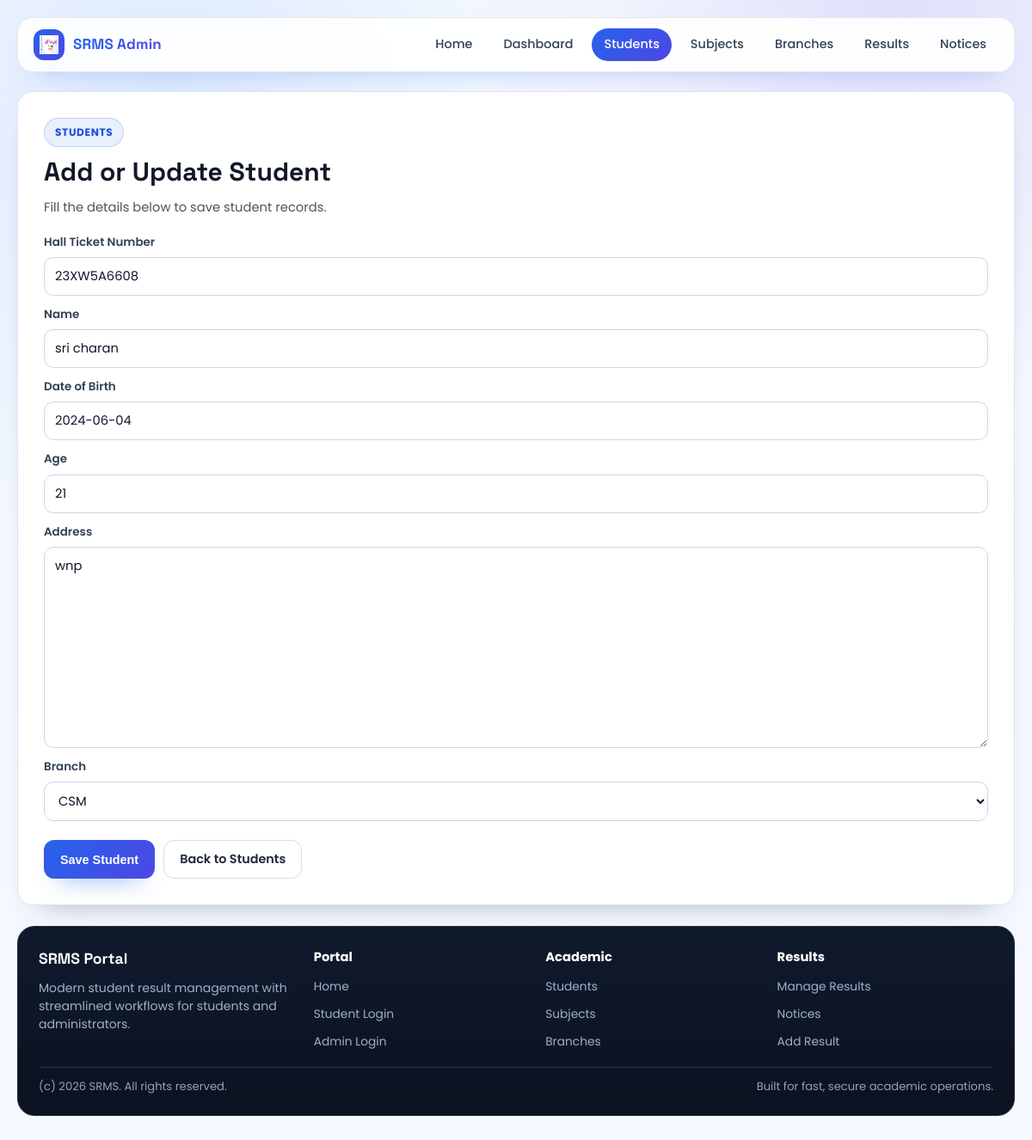
/student/1/update/, run on the app's committed database.
### result/models.py (models this page shows, shortened)
class Student(models.Model):
    HallTicketNo=models.CharField(max_length=225,unique=True)
    name=models.CharField(max_length=225)
    dob=models.DateField(("Date"))
    age=models.IntegerField()
    address=models.TextField(max_length=225)
    branchName=models.ForeignKey("Branches",on_delete=models.CASCADE,default=2)

class Branches(models.Model):
    branchName=models.CharField(max_length=225)
    branchCode=models.IntegerField()
    creationDate=models.DateField(default=date.today)
    def __str__(self):
        return self.branchName

### result/views.py (the view)
# urls.py: path('student/<int:pk>/update/',views.StudentUpdate.as_view(),name="student_update"),
class StudentUpdate(UpdateView):
    template_name = "create_student.html"
    form_class = CreateStudent
    model = Student
    success_url=reverse_lazy('display_students')

### result/forms.py (shortened to what this page needs)
class CreateStudent(ModelForm):
    class Meta:
        model=Student
        fields=['HallTicketNo','name','dob','age','address','branchName']
        labels={'HallTicketNo':'HALL TICKET NO','name':'NAME','dob':'NAME',
        'age':'AGE','address':'ADDRESS','branchName':'BRANCH'}
        widgets = {
            'region': forms.ChoiceField(
            widget=forms.Select(attrs={'class':'select'})
            ),
            }

### result/templates/create_student.html (shortened to what this page needs)
{% load static %}
<!DOCTYPE html>
<html lang="en">
<head>
    <link rel="stylesheet" href="{% static 'modern_ui.css' %}">
</head>
<body>
<div class="page-shell">
    <div class="container">
        <header class="site-header">
            <div class="site-header-inner">
                <a class="brand" href="{% url 'base' %}">
                    <span class="brand-mark"><img src="{% static 'jntuh_logo.png' %}" alt="SRMS"></span>
                    <span>SRMS Admin</span>
                </a>
                <nav class="nav-links" aria-label="Admin Navigation">
                    <a class="nav-link" href="{% url 'base' %}">Home</a>
                    <a class="nav-link" href="{% url 'admin_page' %}">Dashboard</a>
                    <a class="nav-link active" href="{% url 'display_students' %}">Students</a>
                    <a class="nav-link" href="{% url 'manage_subjects' %}">Subjects</a>
                    <a class="nav-link" href="{% url 'manage_branches' %}">Branches</a>
                    <a class="nav-link" href="{% url 'manage_results' %}">Results</a>
                    <a class="nav-link" href="{% url 'manage_notices' %}">Notices</a>
                </nav>
            </div>
        </header>
        <main class="main-stack">
            <section class="panel">
                <span class="badge">Students</span>
                <h2>Add or Update Student</h2>
                <p class="panel-subtitle">Fill the details below to save student records.</p>
                <form method="POST" class="form-grid">
                    <div class="form-group">
                        <label for="id_HallTicketNo">Hall Ticket Number</label>
                        {{ form.HallTicketNo }}
                    </div>
                    <div class="form-group">
                        <label for="id_name">Name</label>
                        {{ form.name }}
                    </div>
                    <div class="form-group">
                        <label for="id_dob">Date of Birth</label>
                        {{ form.dob }}
                    </div>
                    <div class="form-group">
                        <label for="id_age">Age</label>
                        {{ form.age }}
                    </div>
                    <div class="form-group">
                        <label for="id_address">Address</label>
                        {{ form.address }}
                    </div>
                    <div class="form-group">
                        <label for="id_branchName">Branch</label>
                        {{ form.branchName }}
                    </div>
                    <div class="form-actions">
                        <button class="btn btn-primary" type="submit">Save Student</button>
                        <a class="btn btn-secondary" href="{% url 'display_students' %}">Back to Students</a>
                    </div>
                </form>
            </section>
        </main>
        {% include "partials/site_footer.html" %}
    </div>
</div>
</body>
</html>

### result/static/modern_ui.css (style rules this page uses)
:root { --bg: #f6f9ff; --surface: #ffffff; --surface-soft: #f8fbff; --text: #111827; --muted: #4b5563; --line: #dbe5f5; --blue-500: #2563eb; --blue-600: #1d4ed8; --indigo-500: #4f46e5; --dark-950: #0b1220; --dark-900: #101a2d; --shadow-soft: 0 20px 36px -28px rgba(15, 23, 42, 0.45); --shadow-blue: 0 22px 44px -28px rgba(37, 99, 235, 0.6); }
* { box-sizing: border-box; }
html, body { margin: 0; padding: 0; }
body { min-height: 100vh; color: var(--text); font-family: "Poppins", "Segoe UI", sans-serif; line-height: 1.5; background: radial-gradient(circle at 16% 8%, rgba(59, 130, 246, 0.16), transparent 34%), radial-gradient(circle at 87% 0%, rgba(79, 70, 229, 0.16), transparent 30%), linear-gradient(180deg, #fbfdff 0%, #f3f8ff 46%, #f6f9ff 100%); }
a { color: inherit; text-decoration: none; }
.page-shell { padding: 20px 16px 30px; }
.container { width: min(1160px, 100%); margin: 0 auto; }
.site-header { position: sticky; top: 10px; z-index: 40; border: 1px solid rgba(148, 163, 184, 0.24); border-radius: 18px; background: rgba(255, 255, 255, 0.93); backdrop-filter: blur(8px); box-shadow: 0 16px 30px -24px rgba(37, 99, 235, 0.5); }
.site-header-inner { display: flex; align-items: center; justify-content: space-between; gap: 14px; padding: 12px 18px; }
.brand { display: inline-flex; align-items: center; gap: 10px; font-family: "Space Grotesk", "Poppins", sans-serif; font-size: 1.06rem; font-weight: 700; letter-spacing: 0.01em; }
.brand-mark { width: 36px; height: 36px; border-radius: 12px; display: inline-flex; align-items: center; justify-content: center; background: linear-gradient(135deg, var(--blue-500), var(--indigo-500)); box-shadow: 0 14px 22px -16px rgba(79, 70, 229, 0.8); }
.brand-mark img { width: 22px; height: 22px; }
.brand span:last-child { background: linear-gradient(90deg, var(--blue-500), var(--indigo-500)); -webkit-background-clip: text; background-clip: text; color: transparent; }
.nav-links { display: flex; align-items: center; justify-content: center; flex-wrap: wrap; gap: 8px; }
.nav-link { display: inline-flex; align-items: center; justify-content: center; border-radius: 999px; padding: 8px 14px; color: #334155; font-size: 0.9rem; font-weight: 500; transition: color 0.18s ease, background-color 0.18s ease; }
.nav-link.active { color: #ffffff; background: linear-gradient(135deg, var(--blue-500), var(--indigo-500)); }
.main-stack { margin-top: 22px; display: grid; gap: 18px; }
.badge { display: inline-flex; align-items: center; border-radius: 999px; border: 1px solid rgba(37, 99, 235, 0.2); background: rgba(37, 99, 235, 0.1); color: var(--blue-600); font-size: 0.76rem; font-weight: 700; letter-spacing: 0.05em; text-transform: uppercase; padding: 7px 12px; }
.btn { display: inline-flex; align-items: center; justify-content: center; border-radius: 12px; border: 1px solid transparent; padding: 11px 18px; font-size: 0.9rem; font-weight: 600; transition: transform 0.16s ease, box-shadow 0.16s ease, background-color 0.16s ease; }
.btn-primary { background: linear-gradient(135deg, var(--blue-500), var(--indigo-500)); color: #ffffff; box-shadow: 0 16px 26px -18px rgba(37, 99, 235, 0.85); }
.btn-secondary { border-color: #d2ddf3; background: #ffffff; color: #1f2937; }
.info-card h3, .panel h2, .action-tile h3 { margin: 0; font-family: "Space Grotesk", "Poppins", sans-serif; }
.info-card p, .info-card li, .panel-subtitle, .action-tile p { color: var(--muted); }
.panel { border-radius: 18px; border: 1px solid var(--line); background: var(--surface); box-shadow: var(--shadow-soft); padding: clamp(20px, 3vw, 30px); }
.panel h2 { margin-top: 6px; font-size: clamp(1.34rem, 2.5vw, 1.88rem); }
.panel-subtitle { margin-top: 8px; font-size: 0.92rem; }
.form-grid { margin-top: 20px; display: grid; gap: 12px; }
.form-group { display: grid; gap: 7px; }
.form-group label { font-size: 0.84rem; font-weight: 600; color: #334155; }
input, select, textarea { width: 100%; border: 1px solid #cad7ef; border-radius: 11px; background: #ffffff; color: #0f172a; padding: 11px 12px; font-family: "Poppins", sans-serif; font-size: 0.92rem; transition: border-color 0.16s ease, box-shadow 0.16s ease; }
.form-actions { margin-top: 10px; display: flex; flex-wrap: wrap; gap: 10px; }

### data on the page
Student: HallTicketNo "23XW5A6608", name "sri charan", dob "2024-06-04", age "21", address "wnp"
Branches: branchName "CSM"
